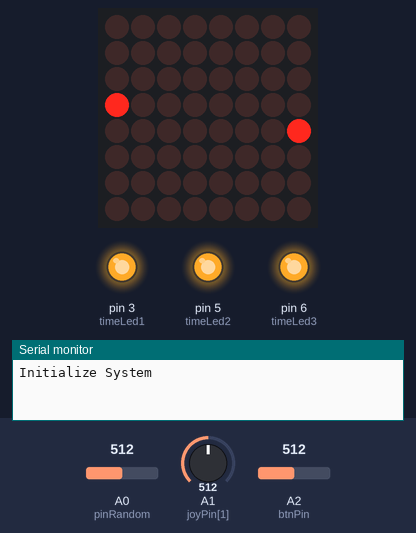
The program below on a simulated Arduino Uno, built with avr-gcc and run on an emulated ATmega328P. Parts: 8×8 LED matrix, output pins drawn as LEDs (lit = HIGH), the last lines printed to the serial monitor. Inputs (shaded band) come from the test bench; at power-on: A2 (btnPin) = 512, A0 (pinRandom) = 512, A1 (joyPin[1]) = 512. Random numbers use the default seed unless the program sets one.

Above: at 1.2 s.
1.3 s: A2 (btnPin) set to 214
At 4.1 s:
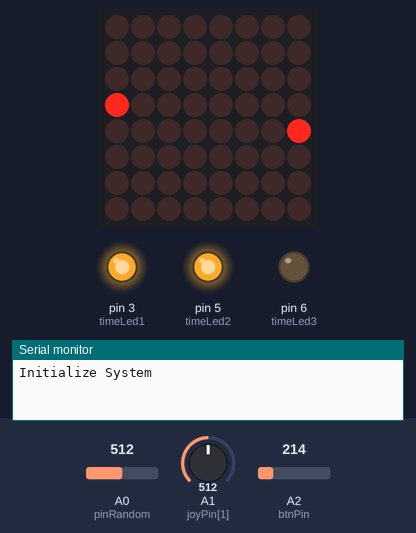
4.3 s: A2 (btnPin) set to 182
At 6.6 s:
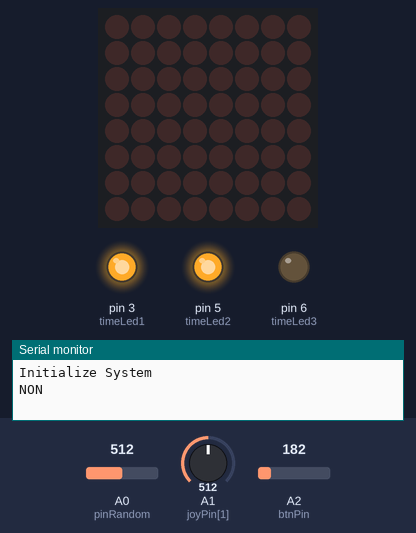
Timing chart, 0 to 8.1 s (numbered marks = the images above; inputs shaded):
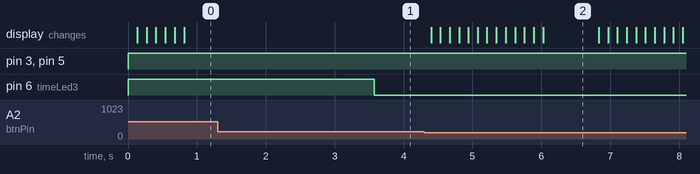

The program:

main.cpp
```cpp
#include <SPI.h>
#include <Adafruit_GFX.h>
#include <Max72xxPanel.h>
#include "Arduino.h"


#define NOTE_C3 131
// Constants
#define NUM_JOY 2
#define MIN_VAL 0
#define MAX_VAL 1023
// Parameters
const int joyPin[2] = {A0, A1};
const int joyBtn = 2;
const int joyOffset = 0;
const int buzPin = 4;
const int btnPin = A2;

const int timeLed1 = 3;
const int timeLed2 = 5;
const int timeLed3 = 6;


// Variables
int btnVal = 0;
int joyVal[NUM_JOY] = {0, 0};

int pinCS = 10; // Attach CS to this pin, DIN to MOSI and CLK to SCK (cf http://arduino.cc/en/Reference/SPI )
int numberOfHorizontalDisplays = 1;
int numberOfVerticalDisplays = 1;

Max72xxPanel matrix = Max72xxPanel(pinCS, numberOfHorizontalDisplays, numberOfVerticalDisplays);

const int pinRandom = A0;

const int wait = 133; // In milliseconds
const int length = 4;
int score = 0;

int x[length], y[length];
int xApple, yApple;
int ptr, nextPtr;
int prevDir = 0;

bool displayScore = false;
String scoreText = "Score ";
int scoreSpacer = 1;
int scoreWidth = 5 + scoreSpacer; // The font width is 5 pixels

bool displayEndGame = false;
const unsigned int endGame = 10000;
unsigned int timer = 10000;
String restartText = "Press button to restart ";
int restartSpacer = 1;
int restartWidth = 5 + restartSpacer; // The font width is 5 pixels

void detectScoreButton()
{
  btnVal = analogRead(btnPin);
  if (btnVal < 200)
  {
    Serial.println(displayScore ? "DISPLAY": "NON");
    displayScore = true;
  }
}

void mountScore()
{
  scoreText =  String(score) + " ";
  for (int i = 0; i < scoreWidth * scoreText.length() + matrix.width() - 1 - scoreSpacer; i++)
  {

    matrix.fillScreen(LOW);

    int letter = i / scoreWidth;
    int x = (matrix.width() - 1) - i % scoreWidth;
    int y = (matrix.height() - 8) / 2; // center the text vertically

    while (x + scoreWidth - scoreSpacer >= 0 && letter >= 0)
    {
      if (letter < scoreText.length())
      {
        matrix.drawChar(x, y, scoreText[letter], HIGH, LOW, 1);
      }

      letter--;
      x -= scoreWidth;
    }

    matrix.write(); // Send bitmap to display

    delay(wait);
    displayScore = false;
  }
}

void mountRestartMenu() {
  for (int i = 0; i < restartWidth * restartText.length() + matrix.width() - 1 - restartSpacer; i++)
  {

    matrix.fillScreen(LOW);

    int letter = i / restartWidth;
    int x = (matrix.width() - 1) - i % restartWidth;
    int y = (matrix.height() - 8) / 2; // center the text vertically

    while (x + restartWidth - restartSpacer >= 0 && letter >= 0)
    {
      if (letter < restartText.length())
      {
        matrix.drawChar(x, y, restartText[letter], HIGH, LOW, 1);
      }

      letter--;
      x -= restartWidth;
    }

    matrix.write(); // Send bitmap to display

    delay(80);
  }
}

float joyRawToPhys(int raw)
{ /* function joyRawToPhys */
  ////Joystick conversion rule
  float phys = map(raw, MIN_VAL, MAX_VAL, -100 + joyOffset, 100 + joyOffset) - joyOffset;
  return phys;
}

int readJoystick()
{ /* function readJoystick */
  ////Test routine for Joystick
  for (int i = 0; i < NUM_JOY; i++)
  {
    joyVal[i] = analogRead(joyPin[i]);
  }
  float yMove = joyRawToPhys(joyVal[1]);
  float xMove = joyRawToPhys(joyVal[0]);

  if (yMove >= 90)
  {
    prevDir = 1;
  }
  else if (yMove <= -90)
  {
    prevDir = 0;
  }
  else if (xMove <= -90)
  {
    prevDir = 3;
  }
  else if (xMove >= 90)
  {
    prevDir = 2;
  }
  // Serial.print(F("prevDir")), Serial.print(F(" : ")); Serial.println(prevDir);
  return prevDir;
}

boolean equal(int ptrA, int ptrB)
{
  return x[ptrA] == x[ptrB] && y[ptrA] == y[ptrB];
}

boolean occupied(int ptrA)
{
  for (int ptrB = 0; ptrB < length; ptrB++)
  {
    if (ptrA != ptrB)
    {
      if (equal(ptrA, ptrB))
      {
        return true;
      }
    }
  }

  return false;
}

int next(int ptr)
{
  return (ptr + 1) % length;
}

void spawnSnake() {
  for (ptr = 0; ptr < length; ptr++)
  {
    x[ptr] = numberOfHorizontalDisplays * 8 / 2;
    y[ptr] = numberOfVerticalDisplays * 8 / 2;
  }
  nextPtr = 0;
}

void spawnApple()
{
  xApple = random(8);
  yApple = random(8);
}

void checkCollisionWithApple()
{
  // Serial.print("x : ");
  // Serial.print(x[ptr]);
  // Serial.print("\n");
  // Serial.print("y : ");
  // Serial.print(y[ptr]);
  // Serial.print("\n");
  if (x[ptr] == xApple && y[ptr] == yApple)
  {
    score++;
    spawnApple();
    Serial.print(score);
    tone(buzPin, NOTE_C3, 200);
  }
}

void onEndGame() {
  mountScore();
  mountRestartMenu();
}

void setup()
{
  matrix.setIntensity(4);
  // Reset all variables
  spawnSnake();

  randomSeed(analogRead(pinRandom)); // Initialize random generator

  // Init Serial USB
  Serial.begin(9600);
  Serial.println(F("Initialize System"));
  // Init Joystick
  for (int i = 0; i < NUM_JOY; i++)
    pinMode(joyPin[i], INPUT);

  spawnApple();

  pinMode(btnPin, INPUT_PULLUP);
  pinMode(timeLed1, OUTPUT);
  pinMode(timeLed2, OUTPUT);
  pinMode(timeLed3, OUTPUT);
}

void loop()
{
  // Leds for timer
  digitalWrite(timeLed1, timer > 0 ? HIGH : LOW);
  digitalWrite(timeLed2, (endGame / 3) < timer ? HIGH : LOW );
  digitalWrite(timeLed3, ( endGame / 3 ) * 2 < timer ? HIGH : LOW);

  detectScoreButton();

  if(displayEndGame) {
    onEndGame();
    return;
  }

  // Score menu
  if (displayScore)
  {
    mountScore();
    return;
  }

  // Shift pointer to the next segment
  ptr = nextPtr;
  nextPtr = next(ptr);

  matrix.drawPixel(x[ptr], y[ptr], HIGH); // Draw the head of the snake

  matrix.drawPixel(xApple, yApple, HIGH);

  matrix.write(); // Send bitmap to display

  checkCollisionWithApple();

  delay(wait);

  if(timer >= wait) {
    timer -= wait;
  }
  else {
    timer = 0;
    displayEndGame = true;
  }

  if (!occupied(nextPtr))
  {
    matrix.drawPixel(x[nextPtr], y[nextPtr], LOW); // Remove the tail of the snake
  }

  for (int attempt = 0; attempt < 10; attempt++)
  {

    // Jump at random one step up, down, left, or right
    switch (readJoystick())
    {
    case 0:
      x[nextPtr] = constrain(x[ptr] + 1, 0, matrix.width() - 1);
      y[nextPtr] = y[ptr];
      break;
    case 1:
      x[nextPtr] = constrain(x[ptr] - 1, 0, matrix.width() - 1);
      y[nextPtr] = y[ptr];
      break;
    case 2:
      y[nextPtr] = constrain(y[ptr] + 1, 0, matrix.height() - 1);
      x[nextPtr] = x[ptr];
      break;
    case 3:
      y[nextPtr] = constrain(y[ptr] - 1, 0, matrix.height() - 1);
      x[nextPtr] = x[ptr];
      break;
    }

    if (!occupied(nextPtr))
    {
      break; // The spot is empty, break out the for loop
    }
  }
}
```

Measured:
- the behaviour switches between 200 and 199 on A2 (btnPin) (found by bisection; images 1 and 2)
- what the display in image 2 shows lasts 0.8 s, from 6.0 s to 6.8 s
